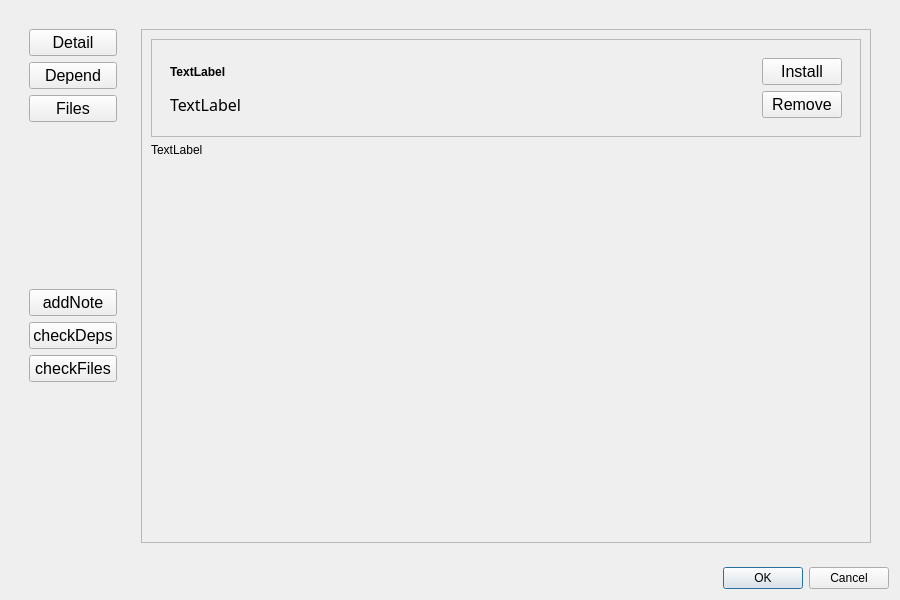
<?xml version="1.0" encoding="UTF-8"?>
<ui version="4.0">
 <class>pkginfo</class>
 <widget class="QDialog" name="pkg_info">
  <property name="geometry">
   <rect>
    <x>0</x>
    <y>0</y>
    <width>900</width>
    <height>600</height>
   </rect>
  </property>
  <property name="sizePolicy">
   <sizepolicy hsizetype="Preferred" vsizetype="Preferred">
    <horstretch>0</horstretch>
    <verstretch>0</verstretch>
   </sizepolicy>
  </property>
  <property name="windowTitle">
   <string>Dialog</string>
  </property>
  <layout class="QVBoxLayout" name="verticalLayout">
   <item>
    <widget class="QFrame" name="frame">
     <property name="frameShape">
      <enum>QFrame::NoFrame</enum>
     </property>
     <property name="frameShadow">
      <enum>QFrame::Raised</enum>
     </property>
     <layout class="QHBoxLayout" name="horizontalLayout">
      <item>
       <widget class="QWidget" name="widget" native="true">
        <property name="sizePolicy">
         <sizepolicy hsizetype="Fixed" vsizetype="Preferred">
          <horstretch>0</horstretch>
          <verstretch>0</verstretch>
         </sizepolicy>
        </property>
        <layout class="QVBoxLayout" name="verticalLayout_2">
         <item>
          <widget class="QPushButton" name="detail">
           <property name="font">
            <font>
             <family>Noto Sans Thai UI</family>
             <pointsize>12</pointsize>
            </font>
           </property>
           <property name="text">
            <string>Detail</string>
           </property>
          </widget>
         </item>
         <item>
          <widget class="QPushButton" name="depend">
           <property name="font">
            <font>
             <family>Noto Sans Thai UI</family>
             <pointsize>12</pointsize>
            </font>
           </property>
           <property name="text">
            <string>Depend</string>
           </property>
          </widget>
         </item>
         <item>
          <widget class="QPushButton" name="files">
           <property name="font">
            <font>
             <family>Noto Sans Thai UI</family>
             <pointsize>12</pointsize>
            </font>
           </property>
           <property name="text">
            <string>Files</string>
           </property>
          </widget>
         </item>
         <item>
          <spacer name="verticalSpacer">
           <property name="orientation">
            <enum>Qt::Vertical</enum>
           </property>
           <property name="sizeHint" stdset="0">
            <size>
             <width>20</width>
             <height>40</height>
            </size>
           </property>
          </spacer>
         </item>
         <item>
          <widget class="QPushButton" name="add_note">
           <property name="font">
            <font>
             <family>Noto Sans Thai UI</family>
             <pointsize>12</pointsize>
             <weight>50</weight>
             <italic>false</italic>
             <bold>false</bold>
            </font>
           </property>
           <property name="text">
            <string>addNote</string>
           </property>
          </widget>
         </item>
         <item>
          <widget class="QPushButton" name="check_deps">
           <property name="font">
            <font>
             <family>Noto Sans Thai UI</family>
             <pointsize>12</pointsize>
            </font>
           </property>
           <property name="text">
            <string>checkDeps</string>
           </property>
          </widget>
         </item>
         <item>
          <widget class="QPushButton" name="check_files">
           <property name="font">
            <font>
             <family>Noto Sans Thai UI</family>
             <pointsize>12</pointsize>
            </font>
           </property>
           <property name="text">
            <string>checkFiles</string>
           </property>
          </widget>
         </item>
         <item>
          <spacer name="verticalSpacer_2">
           <property name="orientation">
            <enum>Qt::Vertical</enum>
           </property>
           <property name="sizeHint" stdset="0">
            <size>
             <width>20</width>
             <height>40</height>
            </size>
           </property>
          </spacer>
         </item>
        </layout>
       </widget>
      </item>
      <item>
       <widget class="QFrame" name="frame_2">
        <property name="frameShape">
         <enum>QFrame::NoFrame</enum>
        </property>
        <property name="frameShadow">
         <enum>QFrame::Raised</enum>
        </property>
        <layout class="QVBoxLayout" name="verticalLayout_3">
         <item>
          <widget class="QScrollArea" name="scrollArea">
           <property name="sizePolicy">
            <sizepolicy hsizetype="Preferred" vsizetype="Preferred">
             <horstretch>0</horstretch>
             <verstretch>0</verstretch>
            </sizepolicy>
           </property>
           <property name="widgetResizable">
            <bool>true</bool>
           </property>
           <widget class="QWidget" name="scrollAreaWidgetContents">
            <property name="geometry">
             <rect>
              <x>0</x>
              <y>0</y>
              <width>710</width>
              <height>497</height>
             </rect>
            </property>
            <property name="sizePolicy">
             <sizepolicy hsizetype="Expanding" vsizetype="Preferred">
              <horstretch>0</horstretch>
              <verstretch>0</verstretch>
             </sizepolicy>
            </property>
            <property name="font">
             <font>
              <family>Noto Sans Sinhala UI</family>
             </font>
            </property>
            <layout class="QVBoxLayout" name="verticalLayout_4">
             <item>
              <layout class="QVBoxLayout" name="vertical_layout">
               <item>
                <widget class="QFrame" name="frame_3">
                 <property name="sizePolicy">
                  <sizepolicy hsizetype="Preferred" vsizetype="Fixed">
                   <horstretch>0</horstretch>
                   <verstretch>0</verstretch>
                  </sizepolicy>
                 </property>
                 <property name="frameShape">
                  <enum>QFrame::StyledPanel</enum>
                 </property>
                 <property name="frameShadow">
                  <enum>QFrame::Sunken</enum>
                 </property>
                 <layout class="QHBoxLayout" name="horizontalLayout_3">
                  <item>
                   <widget class="QWidget" name="widget_4" native="true">
                    <property name="font">
                     <font>
                      <family>Noto Sans Sinhala UI</family>
                      <underline>false</underline>
                     </font>
                    </property>
                    <property name="mouseTracking">
                     <bool>false</bool>
                    </property>
                    <layout class="QVBoxLayout" name="verticalLayout_6">
                     <item>
                      <widget class="QLabel" name="name">
                       <property name="font">
                        <font>
                         <family>Noto Kufi Arabic</family>
                         <weight>75</weight>
                         <bold>true</bold>
                         <underline>false</underline>
                        </font>
                       </property>
                       <property name="text">
                        <string>TextLabel</string>
                       </property>
                      </widget>
                     </item>
                     <item>
                      <widget class="QLabel" name="desc">
                       <property name="font">
                        <font>
                         <family>Noto Sans Thin</family>
                         <pointsize>12</pointsize>
                         <weight>50</weight>
                         <bold>false</bold>
                         <underline>false</underline>
                        </font>
                       </property>
                       <property name="text">
                        <string>TextLabel</string>
                       </property>
                       <property name="textFormat">
                        <enum>Qt::AutoText</enum>
                       </property>
                       <property name="wordWrap">
                        <bool>true</bool>
                       </property>
                      </widget>
                     </item>
                    </layout>
                   </widget>
                  </item>
                  <item>
                   <widget class="QWidget" name="widget_5" native="true">
                    <property name="sizePolicy">
                     <sizepolicy hsizetype="Fixed" vsizetype="Preferred">
                      <horstretch>0</horstretch>
                      <verstretch>0</verstretch>
                     </sizepolicy>
                    </property>
                    <layout class="QVBoxLayout" name="verticalLayout_5">
                     <item>
                      <widget class="QPushButton" name="install">
                       <property name="font">
                        <font>
                         <family>Noto Sans Thai UI</family>
                         <pointsize>12</pointsize>
                        </font>
                       </property>
                       <property name="text">
                        <string>Install</string>
                       </property>
                      </widget>
                     </item>
                     <item>
                      <widget class="QPushButton" name="remove">
                       <property name="font">
                        <font>
                         <family>Noto Sans Thai UI</family>
                         <pointsize>12</pointsize>
                        </font>
                       </property>
                       <property name="text">
                        <string>Remove</string>
                       </property>
                      </widget>
                     </item>
                    </layout>
                   </widget>
                  </item>
                 </layout>
                </widget>
               </item>
               <item>
                <widget class="QLabel" name="content">
                 <property name="font">
                  <font>
                   <family>Noto Sans Thai UI</family>
                  </font>
                 </property>
                 <property name="text">
                  <string>TextLabel</string>
                 </property>
                 <property name="alignment">
                  <set>Qt::AlignLeading|Qt::AlignLeft|Qt::AlignTop</set>
                 </property>
                 <property name="textInteractionFlags">
                  <set>Qt::TextBrowserInteraction</set>
                 </property>
                </widget>
               </item>
              </layout>
             </item>
            </layout>
           </widget>
          </widget>
         </item>
        </layout>
       </widget>
      </item>
     </layout>
    </widget>
   </item>
   <item>
    <widget class="QDialogButtonBox" name="buttonBox">
     <property name="sizePolicy">
      <sizepolicy hsizetype="Minimum" vsizetype="Fixed">
       <horstretch>0</horstretch>
       <verstretch>0</verstretch>
      </sizepolicy>
     </property>
     <property name="orientation">
      <enum>Qt::Horizontal</enum>
     </property>
     <property name="standardButtons">
      <set>QDialogButtonBox::Cancel|QDialogButtonBox::Ok</set>
     </property>
    </widget>
   </item>
  </layout>
 </widget>
 <resources/>
 <connections>
  <connection>
   <sender>buttonBox</sender>
   <signal>accepted()</signal>
   <receiver>pkg_info</receiver>
   <slot>accept()</slot>
   <hints>
    <hint type="sourcelabel">
     <x>258</x>
     <y>589</y>
    </hint>
    <hint type="destinationlabel">
     <x>157</x>
     <y>274</y>
    </hint>
   </hints>
  </connection>
  <connection>
   <sender>buttonBox</sender>
   <signal>rejected()</signal>
   <receiver>pkg_info</receiver>
   <slot>reject()</slot>
   <hints>
    <hint type="sourcelabel">
     <x>326</x>
     <y>589</y>
    </hint>
    <hint type="destinationlabel">
     <x>286</x>
     <y>274</y>
    </hint>
   </hints>
  </connection>
 </connections>
</ui>
